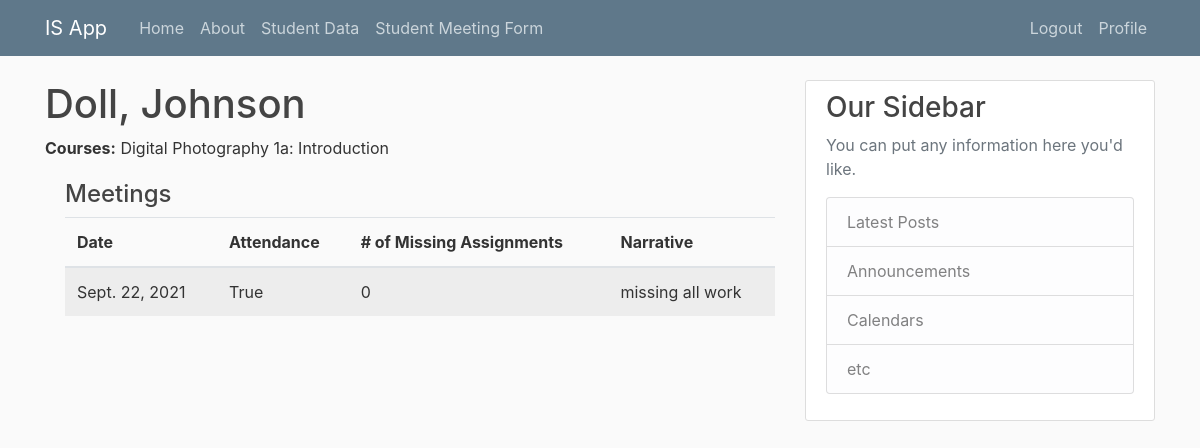
The page /student/3 (signed in) on the database as committed earlier.
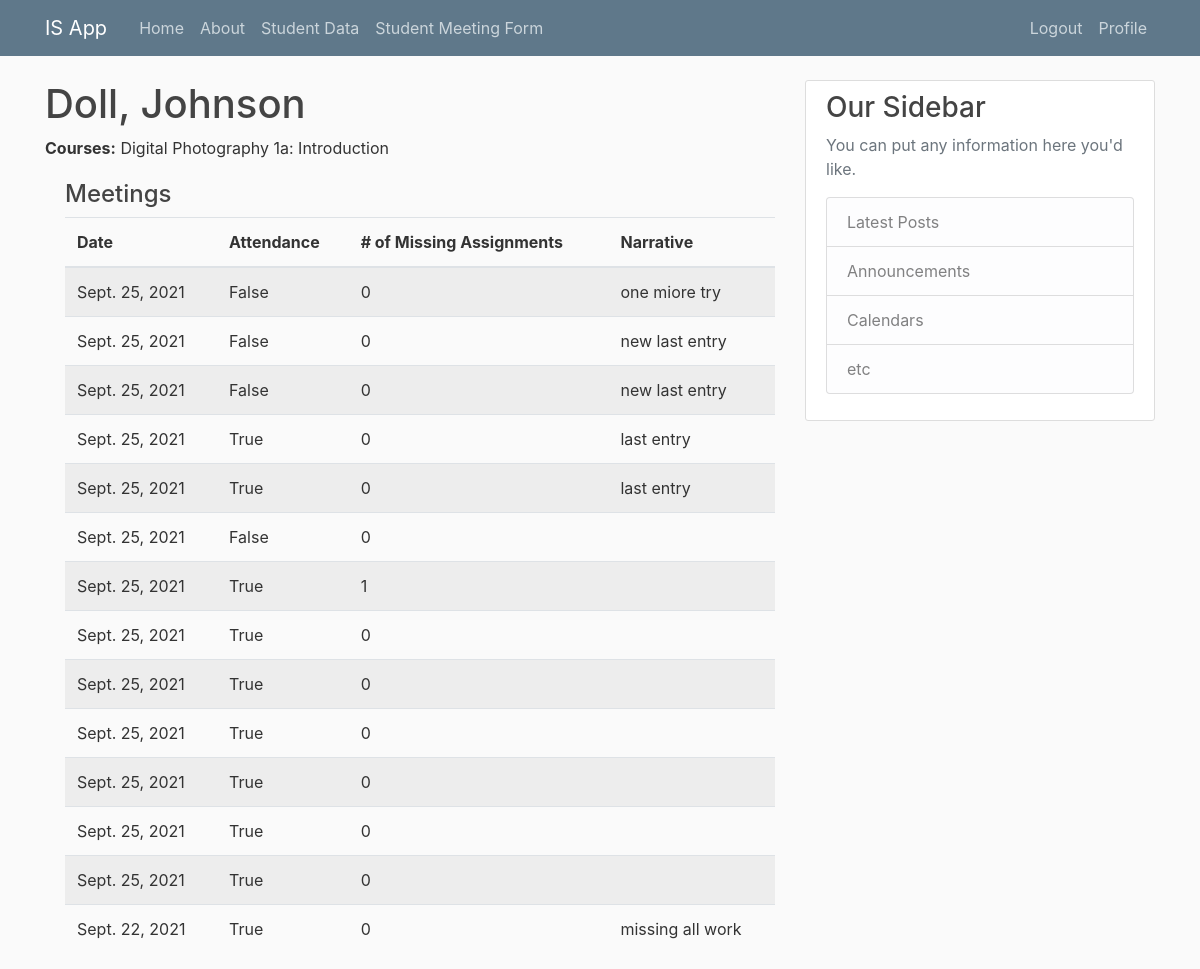
The same page on the database as committed later.
### checkin/models.py (models this page shows, shortened)
class StudentMeeting(models.Model):
    instructor = models.ForeignKey(User, on_delete=models.PROTECT, null=True, blank=True, default='')
    student = models.ForeignKey(Student, help_text="Student Name.", on_delete=models.CASCADE, null=True)
    appointment_date = models.DateField("Date", default=timezone.now)
    attended_meeting = models.BooleanField()
    missing_work_amount = models.IntegerField(default=0)
    narrative = models.TextField(blank=True, default='')

### checkin/views.py (the view)
# urls.py: path('student/<int:pk>', login_required(views.StudentDetailView.as_view()), name='checkin-student-detail'),
class StudentDetailView(generic.DetailView):
    model = Student

### checkin/models.py (called while the page is built)
    def __str__(self):
        return f'{self.course_name}'

### checkin/templates/checkin/student_detail.html
{% extends "checkin/base.html" %}
{% block content %}
<h1>{{ student.last_name }}, {{ student.first_name }}</h1>
<p><strong>Courses:</strong> {{ student.course.all|join:", " }}</p>
<div style="margin-left:20px;margin-top:20px">
    <h4>Meetings</h4>
    <table class="table table-striped">
        <thead>
            <tr>
                <th>Date</th>
                <th>Attendance</th>
                <th># of Missing Assignments</th>
                <th>Narrative</th>
            </tr>
        </thead>
        <tbody>
        {% for meeting in student.studentmeeting_set.all reversed %}
            <tr>
                <td>{{ meeting.appointment_date }}</td>
                <td>{{ meeting.attended_meeting }}</td>
                <td>{{ meeting.missing_work_amount }}</td>
                <td>{{ meeting.narrative }}</td>
            </tr>
        {% endfor %}
        </tbody>
    </table>
  </div>
{% endblock content %}

Rows that differ between the two databases and show on the page:
added StudentMeeting: appointment_date "Sept. 25, 2021", attended_meeting "False", missing_work_amount "0", narrative "one miore try"
added StudentMeeting: appointment_date "Sept. 25, 2021", attended_meeting "False", missing_work_amount "0", narrative "new last entry"
added StudentMeeting: appointment_date "Sept. 25, 2021", attended_meeting "False", missing_work_amount "0", narrative "new last entry"
added StudentMeeting: appointment_date "Sept. 25, 2021", attended_meeting "True", missing_work_amount "0", narrative "last entry"
added StudentMeeting: appointment_date "Sept. 25, 2021", attended_meeting "True", missing_work_amount "0", narrative "last entry"
added StudentMeeting: appointment_date "Sept. 25, 2021", attended_meeting "False", missing_work_amount "0"
added StudentMeeting: appointment_date "Sept. 25, 2021", attended_meeting "True", missing_work_amount "1"
added StudentMeeting: appointment_date "Sept. 25, 2021", attended_meeting "True", missing_work_amount "0"
added StudentMeeting: appointment_date "Sept. 25, 2021", attended_meeting "True", missing_work_amount "0"
added StudentMeeting: appointment_date "Sept. 25, 2021", attended_meeting "True", missing_work_amount "0"
added StudentMeeting: appointment_date "Sept. 25, 2021", attended_meeting "True", missing_work_amount "0"
added StudentMeeting: appointment_date "Sept. 25, 2021", attended_meeting "True", missing_work_amount "0"
added StudentMeeting: appointment_date "Sept. 25, 2021", attended_meeting "True", missing_work_amount "0"
